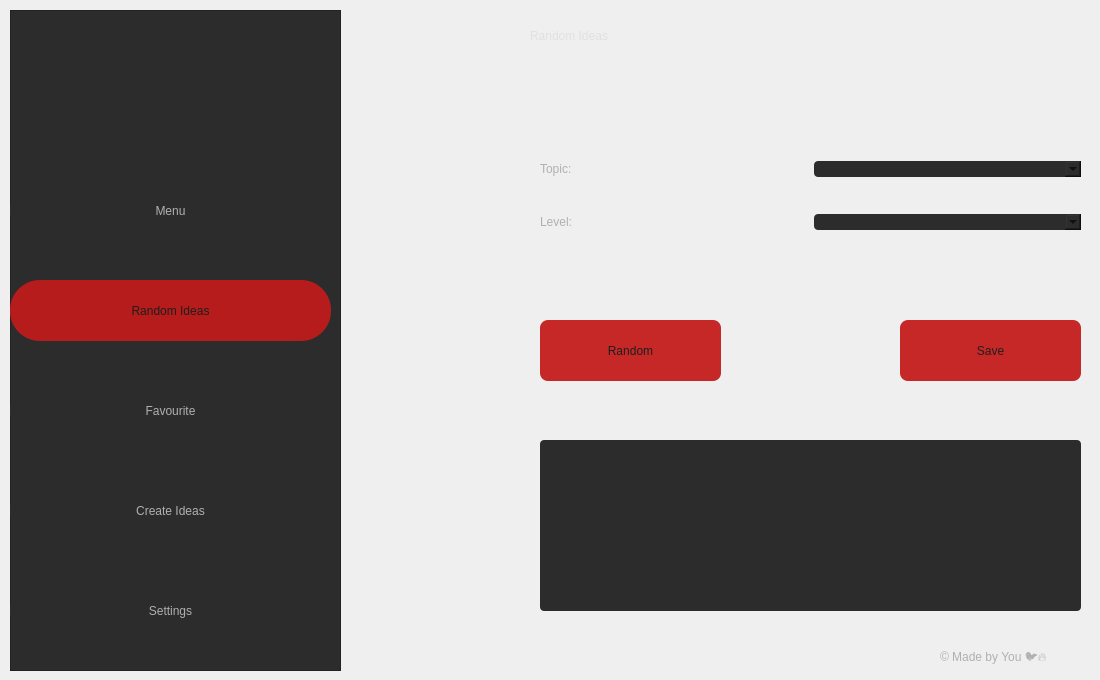
    <widget class="QWidget" name="randomideas_page">
     <widget class="QPushButton" name="makeIdeas_pushButton">
      <property name="geometry">
       <rect>
        <x>540</x>
        <y>320</y>
        <width>181</width>
        <height>61</height>
       </rect>
      </property>
      <property name="styleSheet">
       <string notr="true">QPushButton {
    background-color: #c62828;
    color: #1e1e1e;
    border: none;
    padding: 8px 16px;
    border-radius: 8px;
	font: 14pt &quot;Cascadia Code&quot;;
}

QPushButton:hover {
    background-color: #b71c1c;
}</string>
      </property>
      <property name="text">
       <string>Random</string>
      </property>
     </widget>
     <widget class="QPushButton" name="saveIdeas_pushButton">
      <property name="geometry">
       <rect>
        <x>900</x>
        <y>320</y>
        <width>181</width>
        <height>61</height>
       </rect>
      </property>
      <property name="styleSheet">
       <string notr="true">QPushButton {
    background-color: #c62828;
    color: #1e1e1e;
    border: none;
    padding: 8px 16px;
    border-radius: 8px;
	font: 14pt &quot;Cascadia Code&quot;;
}

QPushButton:hover {
    background-color: #b71c1c;
}</string>
      </property>
      <property name="text">
       <string>Save</string>
      </property>
     </widget>
     <widget class="QLineEdit" name="result_lineEdit">
      <property name="geometry">
       <rect>
        <x>540</x>
        <y>440</y>
        <width>541</width>
        <height>171</height>
       </rect>
      </property>
      <property name="styleSheet">
       <string notr="true">background-color: #2c2c2c;
color: 	#b0b0b0;
border-radius: 4px</string>
      </property>
     </widget>
     <widget class="QLabel" name="footer_label">
      <property name="geometry">
       <rect>
        <x>940</x>
        <y>650</y>
        <width>131</width>
        <height>16</height>
       </rect>
      </property>
      <property name="styleSheet">
       <string notr="true">font: 10pt &quot;Cascadia Code&quot;;
color: 	#b0b0b0</string>
      </property>
      <property name="text">
       <string>© Made by You 🐦‍🔥</string>
      </property>
     </widget>
     <widget class="QFrame" name="sidebar_frame">
      <property name="geometry">
       <rect>
        <x>10</x>
        <y>10</y>
        <width>331</width>
        <height>661</height>
       </rect>
      </property>
      <property name="styleSheet">
       <string notr="true">background-color: #2c2c2c</string>
      </property>
      <property name="frameShape">
       <enum>QFrame::StyledPanel</enum>
      </property>
      <property name="frameShadow">
       <enum>QFrame::Raised</enum>
      </property>
      <widget class="QPushButton" name="pushButton">
       <property name="geometry">
        <rect>
         <x>0</x>
         <y>170</y>
         <width>321</width>
         <height>61</height>
        </rect>
       </property>
       <property name="styleSheet">
        <string notr="true">QPushButton {
    color: #b0b0b0;
    border: none;
    padding: 8px 16px;
    border-radius: 30px;
	font: 14pt &quot;Cascadia Code&quot;;
}

QPushButton:hover {
    background-color: #b71c1c;
    color: #1e1e1e;
}

QPushButton:checked {
	 background-color: #b71c1c;
}</string>
       </property>
       <property name="text">
        <string>Menu</string>
       </property>
       <property name="checkable">
        <bool>true</bool>
       </property>
       <property name="autoExclusive">
        <bool>true</bool>
       </property>
      </widget>
      <widget class="QPushButton" name="pushButton_2">
       <property name="geometry">
        <rect>
         <x>0</x>
         <y>270</y>
         <width>321</width>
         <height>61</height>
        </rect>
       </property>
       <property name="styleSheet">
        <string notr="true">QPushButton {
    background-color: #b71c1c;
    color: #1e1e1e;
    border: none;
    padding: 8px 16px;
    border-radius: 30px;
	font: 14pt &quot;Cascadia Code&quot;;
}

QPushButton:hover {
    background-color: #b71c1c;
}

QPushButton:checked {
	 background-color: #b71c1c;
}</string>
       </property>
       <property name="text">
        <string>Random Ideas</string>
       </property>
       <property name="checkable">
        <bool>true</bool>
       </property>
       <property name="autoExclusive">
        <bool>true</bool>
       </property>
      </widget>
      <widget class="QPushButton" name="pushButton_3">
       <property name="geometry">
        <rect>
         <x>0</x>
         <y>370</y>
         <width>321</width>
         <height>61</height>
        </rect>
       </property>
       <property name="styleSheet">
        <string notr="true">QPushButton {
    color: #b0b0b0;
    border: none;
    padding: 8px 16px;
    border-radius: 30px;
	font: 14pt &quot;Cascadia Code&quot;;
}

QPushButton:hover {
    background-color: #b71c1c;
	color: #1e1e1e;
}

QPushButton:checked {
	 background-color: #b71c1c;
}</string>
       </property>
       <property name="text">
        <string>Favourite</string>
       </property>
       <property name="checkable">
        <bool>true</bool>
       </property>
       <property name="autoExclusive">
        <bool>true</bool>
       </property>
      </widget>
      <widget class="QPushButton" name="pushButton_4">
       <property name="geometry">
        <rect>
         <x>0</x>
         <y>470</y>
         <width>321</width>
         <height>61</height>
        </rect>
       </property>
       <property name="styleSheet">
        <string notr="true">QPushButton {
    color: #b0b0b0;
    border: none;
    padding: 8px 16px;
    border-radius: 30px;
	font: 14pt &quot;Cascadia Code&quot;;
}

QPushButton:hover {
    background-color: #b71c1c;
    color: #1e1e1e;
}

QPushButton:checked {
	 background-color: #b71c1c;
}</string>
       </property>
       <property name="text">
        <string>Create Ideas</string>
       </property>
       <property name="checkable">
        <bool>true</bool>
       </property>
       <property name="autoExclusive">
        <bool>true</bool>
       </property>
      </widget>
      <widget class="QPushButton" name="pushButton_14">
       <property name="geometry">
        <rect>
         <x>0</x>
         <y>570</y>
         <width>321</width>
         <height>61</height>
        </rect>
       </property>
       <property name="styleSheet">
        <string notr="true">QPushButton {
    color: #b0b0b0;
    border: none;
    padding: 8px 16px;
    border-radius: 30px;
	font: 14pt &quot;Cascadia Code&quot;;
}

QPushButton:hover {
    background-color: #b71c1c;
	color: #1e1e1e;
}

QPushButton:checked {
	 background-color: #b71c1c;
}</string>
       </property>
       <property name="text">
        <string>Settings</string>
       </property>
       <property name="checkable">
        <bool>true</bool>
       </property>
       <property name="autoExclusive">
        <bool>true</bool>
       </property>
      </widget>
     </widget>
     <widget class="QLabel" name="title_label">
      <property name="geometry">
       <rect>
        <x>530</x>
        <y>0</y>
        <width>561</width>
        <height>71</height>
       </rect>
      </property>
      <property name="styleSheet">
       <string notr="true">font: 75 69pt &quot;Script MT Bold&quot;;
color: #e0e0e0;</string>
      </property>
      <property name="text">
       <string>Random Ideas</string>
      </property>
     </widget>
     <widget class="QWidget" name="verticalLayoutWidget">
      <property name="geometry">
       <rect>
        <x>540</x>
        <y>130</y>
        <width>541</width>
        <height>131</height>
       </rect>
      </property>
      <layout class="QVBoxLayout" name="verticalLayout">
       <item>
        <layout class="QHBoxLayout" name="horizontalLayout">
         <item>
          <widget class="QLabel" name="topic_label">
           <property name="styleSheet">
            <string notr="true">font: 10pt &quot;Cascadia Code&quot;;
color: 	#b0b0b0</string>
           </property>
           <property name="text">
            <string>Topic:</string>
           </property>
          </widget>
         </item>
         <item>
          <widget class="QComboBox" name="topic_comboBox">
           <property name="styleSheet">
            <string notr="true">background-color: #2c2c2c;
border-radius: 4px</string>
           </property>
          </widget>
         </item>
        </layout>
       </item>
       <item>
        <layout class="QHBoxLayout" name="horizontalLayout_2">
         <item>
          <widget class="QLabel" name="level_label">
           <property name="styleSheet">
            <string notr="true">font: 10pt &quot;Cascadia Code&quot;;
color: 	#b0b0b0</string>
           </property>
           <property name="text">
            <string>Level:</string>
           </property>
          </widget>
         </item>
         <item>
          <widget class="QComboBox" name="level_comboBox">
           <property name="styleSheet">
            <string notr="true">background-color: #2c2c2c;
border-radius: 4px</string>
           </property>
          </widget>
         </item>
        </layout>
       </item>
      </layout>
     </widget>
    </widget>
